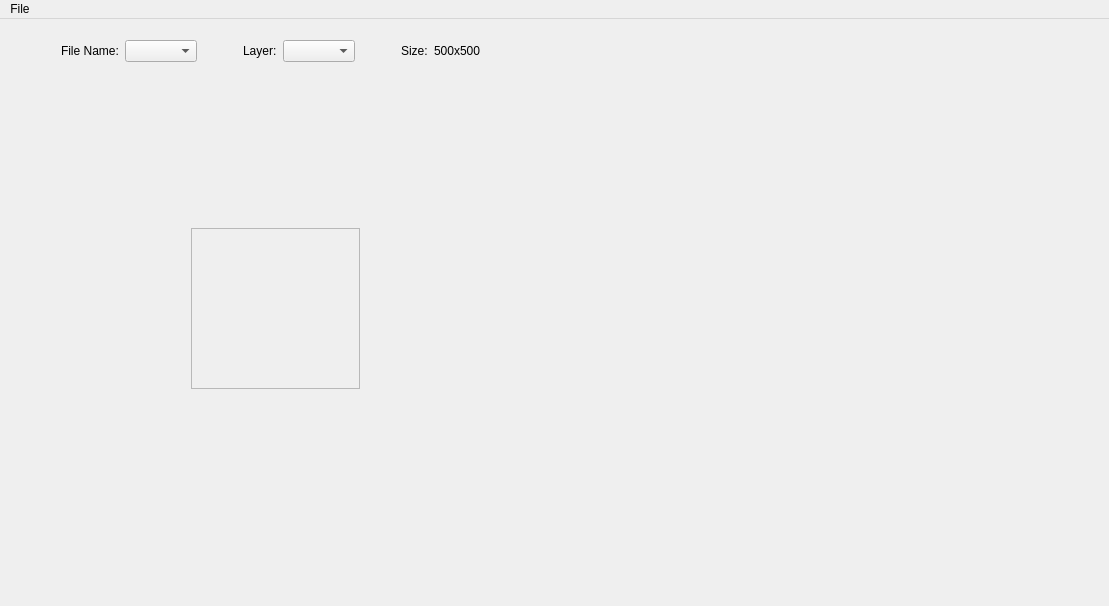
<?xml version="1.0" encoding="UTF-8"?>
<ui version="4.0">
 <class>Piramid</class>
 <widget class="QMainWindow" name="Piramid">
  <property name="geometry">
   <rect>
    <x>0</x>
    <y>0</y>
    <width>1109</width>
    <height>606</height>
   </rect>
  </property>
  <property name="windowTitle">
   <string>Piramid</string>
  </property>
  <widget class="QWidget" name="centralWidget">
   <widget class="QWidget" name="layoutWidget">
    <property name="geometry">
     <rect>
      <x>10</x>
      <y>10</y>
      <width>531</width>
      <height>531</height>
     </rect>
    </property>
    <layout class="QVBoxLayout" name="verticalLayout_2">
     <item>
      <layout class="QHBoxLayout" name="horizontalLayout_4">
       <item>
        <layout class="QHBoxLayout" name="horizontalLayout_3">
         <item>
          <spacer name="horizontalSpacer_3">
           <property name="orientation">
            <enum>Qt::Horizontal</enum>
           </property>
           <property name="sizeHint" stdset="0">
            <size>
             <width>40</width>
             <height>20</height>
            </size>
           </property>
          </spacer>
         </item>
         <item>
          <widget class="QLabel" name="label">
           <property name="text">
            <string>File Name:</string>
           </property>
          </widget>
         </item>
         <item>
          <widget class="QComboBox" name="fileNameComboBox"/>
         </item>
         <item>
          <spacer name="horizontalSpacer_6">
           <property name="orientation">
            <enum>Qt::Horizontal</enum>
           </property>
           <property name="sizeHint" stdset="0">
            <size>
             <width>40</width>
             <height>20</height>
            </size>
           </property>
          </spacer>
         </item>
        </layout>
       </item>
       <item>
        <layout class="QHBoxLayout" name="horizontalLayout_2">
         <item>
          <widget class="QLabel" name="label_2">
           <property name="text">
            <string>Layer:</string>
           </property>
          </widget>
         </item>
         <item>
          <widget class="QComboBox" name="layerComboBox"/>
         </item>
         <item>
          <spacer name="horizontalSpacer_5">
           <property name="orientation">
            <enum>Qt::Horizontal</enum>
           </property>
           <property name="sizeHint" stdset="0">
            <size>
             <width>40</width>
             <height>20</height>
            </size>
           </property>
          </spacer>
         </item>
        </layout>
       </item>
       <item>
        <layout class="QHBoxLayout" name="horizontalLayout">
         <item>
          <widget class="QLabel" name="label_3">
           <property name="text">
            <string>Size:</string>
           </property>
          </widget>
         </item>
         <item>
          <widget class="QLabel" name="sizeLayerLabel">
           <property name="text">
            <string>500x500</string>
           </property>
          </widget>
         </item>
         <item>
          <spacer name="horizontalSpacer_4">
           <property name="orientation">
            <enum>Qt::Horizontal</enum>
           </property>
           <property name="sizeHint" stdset="0">
            <size>
             <width>40</width>
             <height>20</height>
            </size>
           </property>
          </spacer>
         </item>
        </layout>
       </item>
      </layout>
     </item>
     <item>
      <layout class="QVBoxLayout" name="verticalLayout">
       <item>
        <spacer name="verticalSpacer_2">
         <property name="orientation">
          <enum>Qt::Vertical</enum>
         </property>
         <property name="sizeHint" stdset="0">
          <size>
           <width>20</width>
           <height>40</height>
          </size>
         </property>
        </spacer>
       </item>
       <item>
        <layout class="QHBoxLayout" name="horizontalLayout_5">
         <item>
          <spacer name="horizontalSpacer">
           <property name="orientation">
            <enum>Qt::Horizontal</enum>
           </property>
           <property name="sizeHint" stdset="0">
            <size>
             <width>40</width>
             <height>20</height>
            </size>
           </property>
          </spacer>
         </item>
         <item>
          <widget class="QScrollArea" name="scrollArea">
           <property name="maximumSize">
            <size>
             <width>529</width>
             <height>499</height>
            </size>
           </property>
           <property name="widgetResizable">
            <bool>true</bool>
           </property>
           <widget class="QWidget" name="scrollAreaWidgetContents">
            <property name="geometry">
             <rect>
              <x>0</x>
              <y>0</y>
              <width>169</width>
              <height>157</height>
             </rect>
            </property>
           </widget>
          </widget>
         </item>
         <item>
          <spacer name="horizontalSpacer_2">
           <property name="orientation">
            <enum>Qt::Horizontal</enum>
           </property>
           <property name="sizeHint" stdset="0">
            <size>
             <width>40</width>
             <height>20</height>
            </size>
           </property>
          </spacer>
         </item>
        </layout>
       </item>
       <item>
        <spacer name="verticalSpacer">
         <property name="orientation">
          <enum>Qt::Vertical</enum>
         </property>
         <property name="sizeHint" stdset="0">
          <size>
           <width>20</width>
           <height>40</height>
          </size>
         </property>
        </spacer>
       </item>
      </layout>
     </item>
    </layout>
   </widget>
  </widget>
  <widget class="QMenuBar" name="menuBar">
   <property name="geometry">
    <rect>
     <x>0</x>
     <y>0</y>
     <width>1109</width>
     <height>21</height>
    </rect>
   </property>
   <widget class="QMenu" name="menuFile">
    <property name="title">
     <string>File</string>
    </property>
    <addaction name="actionOpen"/>
   </widget>
   <addaction name="menuFile"/>
  </widget>
  <action name="actionOpen">
   <property name="text">
    <string>Open</string>
   </property>
  </action>
 </widget>
 <layoutdefault spacing="6" margin="11"/>
 <resources/>
 <connections/>
</ui>
